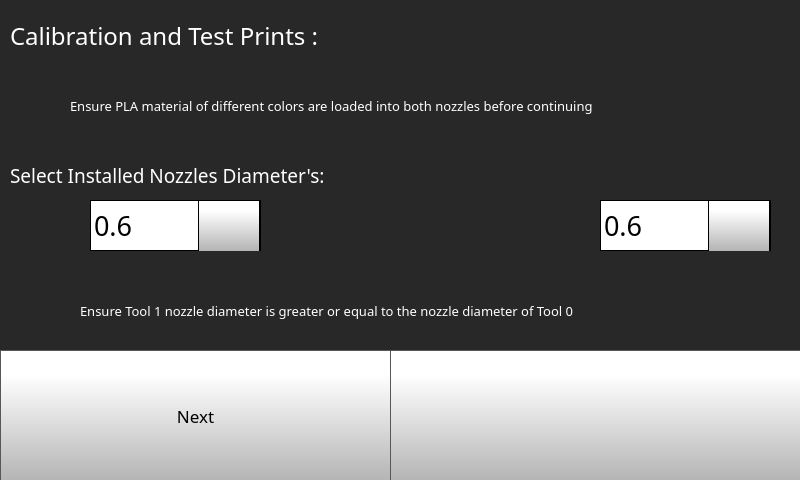
<?xml version="1.0" encoding="UTF-8"?>
<ui version="4.0">
 <class>Form</class>
 <widget class="QWidget" name="Form">
  <property name="geometry">
   <rect>
    <x>0</x>
    <y>0</y>
    <width>800</width>
    <height>480</height>
   </rect>
  </property>
  <property name="minimumSize">
   <size>
    <width>800</width>
    <height>480</height>
   </size>
  </property>
  <property name="maximumSize">
   <size>
    <width>800</width>
    <height>480</height>
   </size>
  </property>
  <property name="windowTitle">
   <string>Form</string>
  </property>
  <widget class="QStackedWidget" name="stackedWidget">
   <property name="geometry">
    <rect>
     <x>0</x>
     <y>0</y>
     <width>800</width>
     <height>480</height>
    </rect>
   </property>
   <property name="minimumSize">
    <size>
     <width>800</width>
     <height>480</height>
    </size>
   </property>
   <property name="maximumSize">
    <size>
     <width>800</width>
     <height>480</height>
    </size>
   </property>
   <property name="styleSheet">
    <string notr="true">
background-color: rgb(40, 40, 40);
</string>
   </property>
   <property name="currentIndex">
    <number>1</number>
   </property>
   <widget class="QWidget" name="testPrintPage2">
    <widget class="QPushButton" name="testPrintsCancelButton">
     <property name="geometry">
      <rect>
       <x>0</x>
       <y>410</y>
       <width>801</width>
       <height>71</height>
      </rect>
     </property>
     <property name="minimumSize">
      <size>
       <width>0</width>
       <height>0</height>
      </size>
     </property>
     <property name="font">
      <font>
       <family>Gotham Light</family>
       <pointsize>13</pointsize>
      </font>
     </property>
     <property name="styleSheet">
      <string notr="true">QPushButton {
     border: 1px solid rgb(87, 87, 87);
	background-color: qlineargradient(spread:pad, x1:0, y1:1, x2:0, y2:0.188, stop:0 rgba(180, 180, 180, 255), stop:1 rgba(255, 255, 255, 255));


}

QPushButton:pressed {
    background-color: qlineargradient(x1: 0, y1: 0, x2: 0, y2: 1,
                                      stop: 0 #dadbde, stop: 1 #f6f7fa);
}

QPushButton:flat {
    border: none; /* no border for a flat push button */
}

QPushButton:default {
    border-color: navy; /* make the default button prominent */
}</string>
     </property>
     <property name="text">
      <string>Cancel</string>
     </property>
     <property name="iconSize">
      <size>
       <width>50</width>
       <height>50</height>
      </size>
     </property>
     <property name="checkable">
      <bool>false</bool>
     </property>
     <property name="autoDefault">
      <bool>false</bool>
     </property>
     <property name="default">
      <bool>false</bool>
     </property>
     <property name="flat">
      <bool>false</bool>
     </property>
    </widget>
    <widget class="QLabel" name="tool0Label_30">
     <property name="geometry">
      <rect>
       <x>1</x>
       <y>21</y>
       <width>50</width>
       <height>50</height>
      </rect>
     </property>
     <property name="font">
      <font>
       <family>Gotham Medium</family>
       <pointsize>14</pointsize>
       <bold>false</bold>
       <underline>false</underline>
       <strikeout>false</strikeout>
      </font>
     </property>
     <property name="styleSheet">
      <string notr="true">
   color:  white;</string>
     </property>
     <property name="text">
      <string/>
     </property>
     <property name="pixmap">
      <pixmap resource="../../resources/resource.qrc">:/Icons/img/icons/exclamation-mark.png</pixmap>
     </property>
     <property name="scaledContents">
      <bool>true</bool>
     </property>
    </widget>
    <widget class="QPushButton" name="singleNozzlePrintButton">
     <property name="geometry">
      <rect>
       <x>0</x>
       <y>280</y>
       <width>801</width>
       <height>70</height>
      </rect>
     </property>
     <property name="minimumSize">
      <size>
       <width>0</width>
       <height>70</height>
      </size>
     </property>
     <property name="font">
      <font>
       <family>Gotham</family>
       <pointsize>13</pointsize>
      </font>
     </property>
     <property name="styleSheet">
      <string notr="true">QPushButton {
     border: 1px solid rgb(87, 87, 87);
	background-color: qlineargradient(spread:pad, x1:0, y1:1, x2:0, y2:0.188, stop:0 rgba(180, 180, 180, 255), stop:1 rgba(255, 255, 255, 255));


}

QPushButton:pressed {
    background-color: qlineargradient(x1: 0, y1: 0, x2: 0, y2: 1,
                                      stop: 0 #dadbde, stop: 1 #f6f7fa);
}

QPushButton:flat {
    border: none; /* no border for a flat push button */
}

QPushButton:default {
    border-color: navy; /* make the default button prominent */
}

QPushButton:focus {
	outline: none;
}</string>
     </property>
     <property name="text">
      <string>Single Nozzle Test Print</string>
     </property>
     <property name="iconSize">
      <size>
       <width>40</width>
       <height>40</height>
      </size>
     </property>
    </widget>
    <widget class="QPushButton" name="movementTestPrintButton">
     <property name="geometry">
      <rect>
       <x>0</x>
       <y>217</y>
       <width>801</width>
       <height>70</height>
      </rect>
     </property>
     <property name="minimumSize">
      <size>
       <width>0</width>
       <height>70</height>
      </size>
     </property>
     <property name="font">
      <font>
       <family>Gotham</family>
       <pointsize>13</pointsize>
      </font>
     </property>
     <property name="styleSheet">
      <string notr="true">QPushButton {
     border: 1px solid rgb(87, 87, 87);
	background-color: qlineargradient(spread:pad, x1:0, y1:1, x2:0, y2:0.188, stop:0 rgba(180, 180, 180, 255), stop:1 rgba(255, 255, 255, 255));


}

QPushButton:pressed {
    background-color: qlineargradient(x1: 0, y1: 0, x2: 0, y2: 1,
                                      stop: 0 #dadbde, stop: 1 #f6f7fa);
}

QPushButton:flat {
    border: none; /* no border for a flat push button */
}

QPushButton:default {
    border-color: navy; /* make the default button prominent */
}

QPushButton:focus {
	outline: none;
}</string>
     </property>
     <property name="text">
      <string>Movement Stress Test</string>
     </property>
     <property name="iconSize">
      <size>
       <width>40</width>
       <height>40</height>
      </size>
     </property>
    </widget>
    <widget class="QPushButton" name="dualCaliberationPrintButton">
     <property name="geometry">
      <rect>
       <x>1</x>
       <y>80</y>
       <width>801</width>
       <height>70</height>
      </rect>
     </property>
     <property name="minimumSize">
      <size>
       <width>0</width>
       <height>70</height>
      </size>
     </property>
     <property name="font">
      <font>
       <family>Gotham</family>
       <pointsize>13</pointsize>
      </font>
     </property>
     <property name="styleSheet">
      <string notr="true">QPushButton {
     border: 1px solid rgb(87, 87, 87);
	background-color: qlineargradient(spread:pad, x1:0, y1:1, x2:0, y2:0.188, stop:0 rgba(180, 180, 180, 255), stop:1 rgba(255, 255, 255, 255));


}

QPushButton:pressed {
    background-color: qlineargradient(x1: 0, y1: 0, x2: 0, y2: 1,
                                      stop: 0 #dadbde, stop: 1 #f6f7fa);
}

QPushButton:flat {
    border: none; /* no border for a flat push button */
}

QPushButton:default {
    border-color: navy; /* make the default button prominent */
}

QPushButton:focus {
	outline: none;
}</string>
     </property>
     <property name="text">
      <string>Dual Calibration Print</string>
     </property>
     <property name="iconSize">
      <size>
       <width>40</width>
       <height>40</height>
      </size>
     </property>
    </widget>
    <widget class="QLabel" name="calibrateLabel_2">
     <property name="geometry">
      <rect>
       <x>61</x>
       <y>-9</y>
       <width>731</width>
       <height>96</height>
      </rect>
     </property>
     <property name="font">
      <font>
       <family>Gotham</family>
       <pointsize>10</pointsize>
       <bold>false</bold>
      </font>
     </property>
     <property name="styleSheet">
      <string notr="true">color: rgb(255, 255, 255);</string>
     </property>
     <property name="text">
      <string>Ensure PLA material of different colors are loaded into both nozzles before continuing </string>
     </property>
     <property name="scaledContents">
      <bool>false</bool>
     </property>
     <property name="wordWrap">
      <bool>true</bool>
     </property>
    </widget>
    <widget class="QPushButton" name="dualNozzlePrintButton">
     <property name="geometry">
      <rect>
       <x>0</x>
       <y>343</y>
       <width>801</width>
       <height>70</height>
      </rect>
     </property>
     <property name="minimumSize">
      <size>
       <width>0</width>
       <height>70</height>
      </size>
     </property>
     <property name="font">
      <font>
       <family>Gotham</family>
       <pointsize>13</pointsize>
      </font>
     </property>
     <property name="styleSheet">
      <string notr="true">QPushButton {
     border: 1px solid rgb(87, 87, 87);
	background-color: qlineargradient(spread:pad, x1:0, y1:1, x2:0, y2:0.188, stop:0 rgba(180, 180, 180, 255), stop:1 rgba(255, 255, 255, 255));


}

QPushButton:pressed {
    background-color: qlineargradient(x1: 0, y1: 0, x2: 0, y2: 1,
                                      stop: 0 #dadbde, stop: 1 #f6f7fa);
}

QPushButton:flat {
    border: none; /* no border for a flat push button */
}

QPushButton:default {
    border-color: navy; /* make the default button prominent */
}

QPushButton:focus {
	outline: none;
}</string>
     </property>
     <property name="text">
      <string>Dual Nozzle Test Print</string>
     </property>
     <property name="iconSize">
      <size>
       <width>40</width>
       <height>40</height>
      </size>
     </property>
    </widget>
    <widget class="QPushButton" name="bedLevelPrintButton">
     <property name="geometry">
      <rect>
       <x>0</x>
       <y>148</y>
       <width>811</width>
       <height>70</height>
      </rect>
     </property>
     <property name="minimumSize">
      <size>
       <width>0</width>
       <height>70</height>
      </size>
     </property>
     <property name="font">
      <font>
       <family>Gotham</family>
       <pointsize>13</pointsize>
      </font>
     </property>
     <property name="styleSheet">
      <string notr="true">QPushButton {
     border: 1px solid rgb(87, 87, 87);
	background-color: qlineargradient(spread:pad, x1:0, y1:1, x2:0, y2:0.188, stop:0 rgba(180, 180, 180, 255), stop:1 rgba(255, 255, 255, 255));


}

QPushButton:pressed {
    background-color: qlineargradient(x1: 0, y1: 0, x2: 0, y2: 1,
                                      stop: 0 #dadbde, stop: 1 #f6f7fa);
}

QPushButton:flat {
    border: none; /* no border for a flat push button */
}

QPushButton:default {
    border-color: navy; /* make the default button prominent */
}

QPushButton:focus {
	outline: none;
}</string>
     </property>
     <property name="text">
      <string>Bed Leveling Print</string>
     </property>
     <property name="iconSize">
      <size>
       <width>40</width>
       <height>40</height>
      </size>
     </property>
    </widget>
   </widget>
   <widget class="QWidget" name="testPrintPage1">
    <widget class="QComboBox" name="testPrintsTool1SizeComboBox_6">
     <property name="geometry">
      <rect>
       <x>600</x>
       <y>200</y>
       <width>171</width>
       <height>51</height>
      </rect>
     </property>
     <property name="font">
      <font>
       <family>Gotham</family>
       <pointsize>20</pointsize>
      </font>
     </property>
     <property name="styleSheet">
      <string notr="true"> QScrollBar:vertical {
     border: 1px solid black;
border-radius: 5px;
    background-color: rgb(40,40,40);
     width: 60px;
     margin: 67px 0 67px 0;
 }

/* Sets up the color and height of handle */
QScrollBar::handle:vertical {
border-radius: 5px;
background: qlineargradient(spread:pad, x1:0, y1:1, x2:0, y2:0.188, stop:0 rgba(180, 180, 180, 255), stop:1 rgba(255, 255, 255, 255));
min-height: 7px;
}


QScrollBar::add-line:vertical {
     border: 1px solid black;
background: qlineargradient(spread:pad, x1:0, y1:1, x2:0, y2:0.188, stop:0 rgba(180, 180, 180, 255), stop:1 rgba(255, 255, 255, 255));
     height:65px;
border-radius: 5px;
     subcontrol-position: bottom;
     subcontrol-origin: margin;
 }

 QScrollBar::sub-line:vertical {
     border: 1px solid black;
background: qlineargradient(spread:pad, x1:0, y1:1, x2:0, y2:0.188, stop:0 rgba(180, 180, 180, 255), stop:1 rgba(255, 255, 255, 255));
     height: 65px;
border-radius: 5px;
     subcontrol-position: top;
     subcontrol-origin: margin;
 }

QScrollBar::up-arrow:vertical {
 image: url(:/Navigation/img/Navigation/arrows.png);
    width: 40px;
    height: 40px;
 padding: 5px;
 }
QScrollBar::down-arrow:vertical {
 image: url(:/Navigation/img/Navigation/arrows-5.png);
    width: 40px;
    height: 40px;
 padding: 5px;
 }

/* need this to get rid of crosshatching on scrollbar background */
QScrollBar::add-page:vertical, QScrollBar::sub-page:vertical {
background: none;
}

QComboBox {
border: 1px solid black;
    padding: 0px 18px 0px 3px;
    min-width: 6em;

}

QComboBox::item {
	color: rgb(0, 0, 0);
}

QComboBox:editable {
    background: white;
}

QComboBox:!editable, QComboBox::drop-down:editable {
background: white;
}

/* QComboBox gets the &quot;on&quot; state when the popup is open */
QComboBox:!editable:on, QComboBox::drop-down:editable:on {
background: white;
}


QComboBox::drop-down {
border-left: 1px solid black;
border-right: 1px solid black;
	background-color: qlineargradient(spread:pad, x1:0, y1:1, x2:0, y2:0.188, stop:0 rgba(180, 180, 180, 255), stop:1 rgba(255, 255, 255, 255));
    width: 60px;
     height: 50px;

}

QComboBox::down-arrow {

image: url(:/Navigation/img/Navigation/arrows-5.png);
width: 30px;
height: 30px;

}


QComboBox QAbstractItemView {
    selection-background-color: rgb(40, 40, 40);
    background: white;
}</string>
     </property>
     <property name="editable">
      <bool>false</bool>
     </property>
     <property name="maxVisibleItems">
      <number>8</number>
     </property>
     <property name="iconSize">
      <size>
       <width>30</width>
       <height>30</height>
      </size>
     </property>
     <item>
      <property name="text">
       <string>0.6</string>
      </property>
     </item>
     <item>
      <property name="text">
       <string>0.4</string>
      </property>
     </item>
     <item>
      <property name="text">
       <string>0.8</string>
      </property>
     </item>
    </widget>
    <widget class="QLabel" name="tool0Label_28">
     <property name="geometry">
      <rect>
       <x>31</x>
       <y>208</y>
       <width>50</width>
       <height>50</height>
      </rect>
     </property>
     <property name="font">
      <font>
       <family>Gotham Medium</family>
       <pointsize>14</pointsize>
       <bold>false</bold>
       <underline>false</underline>
       <strikeout>false</strikeout>
      </font>
     </property>
     <property name="styleSheet">
      <string notr="true">
   color:  white;
</string>
     </property>
     <property name="text">
      <string/>
     </property>
     <property name="pixmap">
      <pixmap resource="../../resources/resource.qrc">:/Icons/img/icons/Nozzle.png</pixmap>
     </property>
     <property name="scaledContents">
      <bool>true</bool>
     </property>
    </widget>
    <widget class="QLabel" name="tool0Label_29">
     <property name="geometry">
      <rect>
       <x>20</x>
       <y>290</y>
       <width>50</width>
       <height>50</height>
      </rect>
     </property>
     <property name="font">
      <font>
       <family>Gotham Medium</family>
       <pointsize>14</pointsize>
       <bold>false</bold>
       <underline>false</underline>
       <strikeout>false</strikeout>
      </font>
     </property>
     <property name="styleSheet">
      <string notr="true">
   color:  white;</string>
     </property>
     <property name="text">
      <string/>
     </property>
     <property name="pixmap">
      <pixmap resource="../../resources/resource.qrc">:/Icons/img/icons/exclamation-mark.png</pixmap>
     </property>
     <property name="scaledContents">
      <bool>true</bool>
     </property>
    </widget>
    <widget class="QLabel" name="calibrateLabel_57">
     <property name="geometry">
      <rect>
       <x>70</x>
       <y>75</y>
       <width>721</width>
       <height>61</height>
      </rect>
     </property>
     <property name="font">
      <font>
       <family>Gotham</family>
       <pointsize>10</pointsize>
       <bold>false</bold>
      </font>
     </property>
     <property name="styleSheet">
      <string notr="true">color: rgb(255, 255, 255);</string>
     </property>
     <property name="text">
      <string>Ensure PLA material of different colors are loaded into both nozzles before continuing </string>
     </property>
     <property name="scaledContents">
      <bool>false</bool>
     </property>
     <property name="wordWrap">
      <bool>true</bool>
     </property>
    </widget>
    <widget class="QLabel" name="calibrateLabel_36">
     <property name="geometry">
      <rect>
       <x>10</x>
       <y>20</y>
       <width>469</width>
       <height>31</height>
      </rect>
     </property>
     <property name="font">
      <font>
       <family>Gotham</family>
       <pointsize>18</pointsize>
       <bold>false</bold>
      </font>
     </property>
     <property name="styleSheet">
      <string notr="true">color: rgb(255, 255, 255);</string>
     </property>
     <property name="text">
      <string>Calibration and Test Prints :</string>
     </property>
    </widget>
    <widget class="QPushButton" name="testPrintsBackButton">
     <property name="geometry">
      <rect>
       <x>390</x>
       <y>350</y>
       <width>411</width>
       <height>131</height>
      </rect>
     </property>
     <property name="font">
      <font>
       <family>Gotham</family>
       <pointsize>13</pointsize>
      </font>
     </property>
     <property name="styleSheet">
      <string notr="true">QPushButton {
     border: 1px solid rgb(87, 87, 87);
	background-color: qlineargradient(spread:pad, x1:0, y1:1, x2:0, y2:0.188, stop:0 rgba(180, 180, 180, 255), stop:1 rgba(255, 255, 255, 255));


}

QPushButton:pressed {
    background-color: qlineargradient(x1: 0, y1: 0, x2: 0, y2: 1,
                                      stop: 0 #dadbde, stop: 1 #f6f7fa);
}

QPushButton:flat {
    border: none; /* no border for a flat push button */
}

QPushButton:default {
    border-color: navy; /* make the default button prominent */
}

QPushButton:focus {
	outline: none;
}</string>
     </property>
     <property name="text">
      <string/>
     </property>
     <property name="icon">
      <iconset resource="../../resources/resource.qrc">
       <normaloff>:/Navigation/img/Navigation/arrows-4.png</normaloff>:/Navigation/img/Navigation/arrows-4.png</iconset>
     </property>
     <property name="iconSize">
      <size>
       <width>70</width>
       <height>70</height>
      </size>
     </property>
    </widget>
    <widget class="QPushButton" name="testPrintsNextButton">
     <property name="geometry">
      <rect>
       <x>0</x>
       <y>350</y>
       <width>391</width>
       <height>131</height>
      </rect>
     </property>
     <property name="font">
      <font>
       <family>Gotham</family>
       <pointsize>13</pointsize>
      </font>
     </property>
     <property name="styleSheet">
      <string notr="true">QPushButton {
     border: 1px solid rgb(87, 87, 87);
	background-color: qlineargradient(spread:pad, x1:0, y1:1, x2:0, y2:0.188, stop:0 rgba(180, 180, 180, 255), stop:1 rgba(255, 255, 255, 255));


}

QPushButton:pressed {
    background-color: qlineargradient(x1: 0, y1: 0, x2: 0, y2: 1,
                                      stop: 0 #dadbde, stop: 1 #f6f7fa);
}

QPushButton:flat {
    border: none; /* no border for a flat push button */
}

QPushButton:default {
    border-color: navy; /* make the default button prominent */
}

QPushButton:focus {
	outline: none;
}</string>
     </property>
     <property name="text">
      <string>Next</string>
     </property>
     <property name="iconSize">
      <size>
       <width>40</width>
       <height>40</height>
      </size>
     </property>
    </widget>
    <widget class="QLabel" name="tool1Label_12">
     <property name="geometry">
      <rect>
       <x>530</x>
       <y>200</y>
       <width>50</width>
       <height>50</height>
      </rect>
     </property>
     <property name="font">
      <font>
       <family>Gotham Medium</family>
       <pointsize>14</pointsize>
       <bold>false</bold>
       <underline>false</underline>
       <strikeout>false</strikeout>
      </font>
     </property>
     <property name="styleSheet">
      <string notr="true">
   color:  white;</string>
     </property>
     <property name="text">
      <string/>
     </property>
     <property name="pixmap">
      <pixmap resource="../../resources/resource.qrc">:/Icons/img/icons/Nozzle.png</pixmap>
     </property>
     <property name="scaledContents">
      <bool>true</bool>
     </property>
    </widget>
    <widget class="QLabel" name="calibrateLabel_59">
     <property name="geometry">
      <rect>
       <x>80</x>
       <y>280</y>
       <width>711</width>
       <height>61</height>
      </rect>
     </property>
     <property name="font">
      <font>
       <family>Gotham</family>
       <pointsize>10</pointsize>
       <bold>false</bold>
      </font>
     </property>
     <property name="styleSheet">
      <string notr="true">color: rgb(255, 255, 255);</string>
     </property>
     <property name="text">
      <string>Ensure Tool 1 nozzle diameter is greater or equal to the nozzle diameter of Tool 0</string>
     </property>
     <property name="scaledContents">
      <bool>false</bool>
     </property>
     <property name="wordWrap">
      <bool>true</bool>
     </property>
    </widget>
    <widget class="QLabel" name="calibrateLabel_58">
     <property name="geometry">
      <rect>
       <x>10</x>
       <y>160</y>
       <width>465</width>
       <height>31</height>
      </rect>
     </property>
     <property name="font">
      <font>
       <family>Gotham</family>
       <pointsize>14</pointsize>
       <bold>false</bold>
      </font>
     </property>
     <property name="styleSheet">
      <string notr="true">color: rgb(255, 255, 255);</string>
     </property>
     <property name="text">
      <string>Select Installed Nozzles Diameter's:</string>
     </property>
    </widget>
    <widget class="QComboBox" name="testPrintsTool0SizeComboBox">
     <property name="geometry">
      <rect>
       <x>90</x>
       <y>200</y>
       <width>171</width>
       <height>51</height>
      </rect>
     </property>
     <property name="font">
      <font>
       <family>Gotham</family>
       <pointsize>20</pointsize>
      </font>
     </property>
     <property name="styleSheet">
      <string notr="true"> QScrollBar:vertical {
     border: 1px solid black;
border-radius: 5px;
    background-color: rgb(40,40,40);
     width: 60px;
     margin: 67px 0 67px 0;
 }

/* Sets up the color and height of handle */
QScrollBar::handle:vertical {
border-radius: 5px;
background: qlineargradient(spread:pad, x1:0, y1:1, x2:0, y2:0.188, stop:0 rgba(180, 180, 180, 255), stop:1 rgba(255, 255, 255, 255));
min-height: 7px;
}


QScrollBar::add-line:vertical {
     border: 1px solid black;
background: qlineargradient(spread:pad, x1:0, y1:1, x2:0, y2:0.188, stop:0 rgba(180, 180, 180, 255), stop:1 rgba(255, 255, 255, 255));
     height:65px;
border-radius: 5px;
     subcontrol-position: bottom;
     subcontrol-origin: margin;
 }

 QScrollBar::sub-line:vertical {
     border: 1px solid black;
background: qlineargradient(spread:pad, x1:0, y1:1, x2:0, y2:0.188, stop:0 rgba(180, 180, 180, 255), stop:1 rgba(255, 255, 255, 255));
     height: 65px;
border-radius: 5px;
     subcontrol-position: top;
     subcontrol-origin: margin;
 }

QScrollBar::up-arrow:vertical {
 image: url(:/Navigation/img/Navigation/arrows.png);
    width: 40px;
    height: 40px;
 padding: 5px;
 }
QScrollBar::down-arrow:vertical {
 image: url(:/Navigation/img/Navigation/arrows-5.png);
    width: 40px;
    height: 40px;
 padding: 5px;
 }

/* need this to get rid of crosshatching on scrollbar background */
QScrollBar::add-page:vertical, QScrollBar::sub-page:vertical {
background: none;
}

QComboBox {
border: 1px solid black;
    padding: 0px 18px 0px 3px;
    min-width: 6em;

}

QComboBox::item {
	color: rgb(0, 0, 0);
}

QComboBox:editable {
    background: white;
}

QComboBox:!editable, QComboBox::drop-down:editable {
background: white;
}

/* QComboBox gets the &quot;on&quot; state when the popup is open */
QComboBox:!editable:on, QComboBox::drop-down:editable:on {
background: white;
}


QComboBox::drop-down {
border-left: 1px solid black;
border-right: 1px solid black;
	background-color: qlineargradient(spread:pad, x1:0, y1:1, x2:0, y2:0.188, stop:0 rgba(180, 180, 180, 255), stop:1 rgba(255, 255, 255, 255));
    width: 60px;
     height: 50px;

}

QComboBox::down-arrow {

image: url(:/Navigation/img/Navigation/arrows-5.png);
width: 30px;
height: 30px;

}


QComboBox QAbstractItemView {
    selection-background-color: rgb(40, 40, 40);
    background: white;
}</string>
     </property>
     <property name="editable">
      <bool>false</bool>
     </property>
     <property name="maxVisibleItems">
      <number>8</number>
     </property>
     <property name="iconSize">
      <size>
       <width>30</width>
       <height>30</height>
      </size>
     </property>
     <item>
      <property name="text">
       <string>0.6</string>
      </property>
     </item>
     <item>
      <property name="text">
       <string>0.4</string>
      </property>
     </item>
     <item>
      <property name="text">
       <string>0.8</string>
      </property>
     </item>
    </widget>
    <widget class="QLabel" name="tool0Label_27">
     <property name="geometry">
      <rect>
       <x>10</x>
       <y>80</y>
       <width>50</width>
       <height>50</height>
      </rect>
     </property>
     <property name="font">
      <font>
       <family>Gotham Medium</family>
       <pointsize>14</pointsize>
       <bold>false</bold>
       <underline>false</underline>
       <strikeout>false</strikeout>
      </font>
     </property>
     <property name="styleSheet">
      <string notr="true">
   color:  white;</string>
     </property>
     <property name="text">
      <string/>
     </property>
     <property name="pixmap">
      <pixmap resource="../../resources/resource.qrc">:/Icons/img/icons/exclamation-mark.png</pixmap>
     </property>
     <property name="scaledContents">
      <bool>true</bool>
     </property>
    </widget>
   </widget>
  </widget>
 </widget>
 <resources>
  <include location="../../resources/resource.qrc"/>
  <include location="../../resources/resource.qrc"/>
 </resources>
 <connections/>
</ui>
